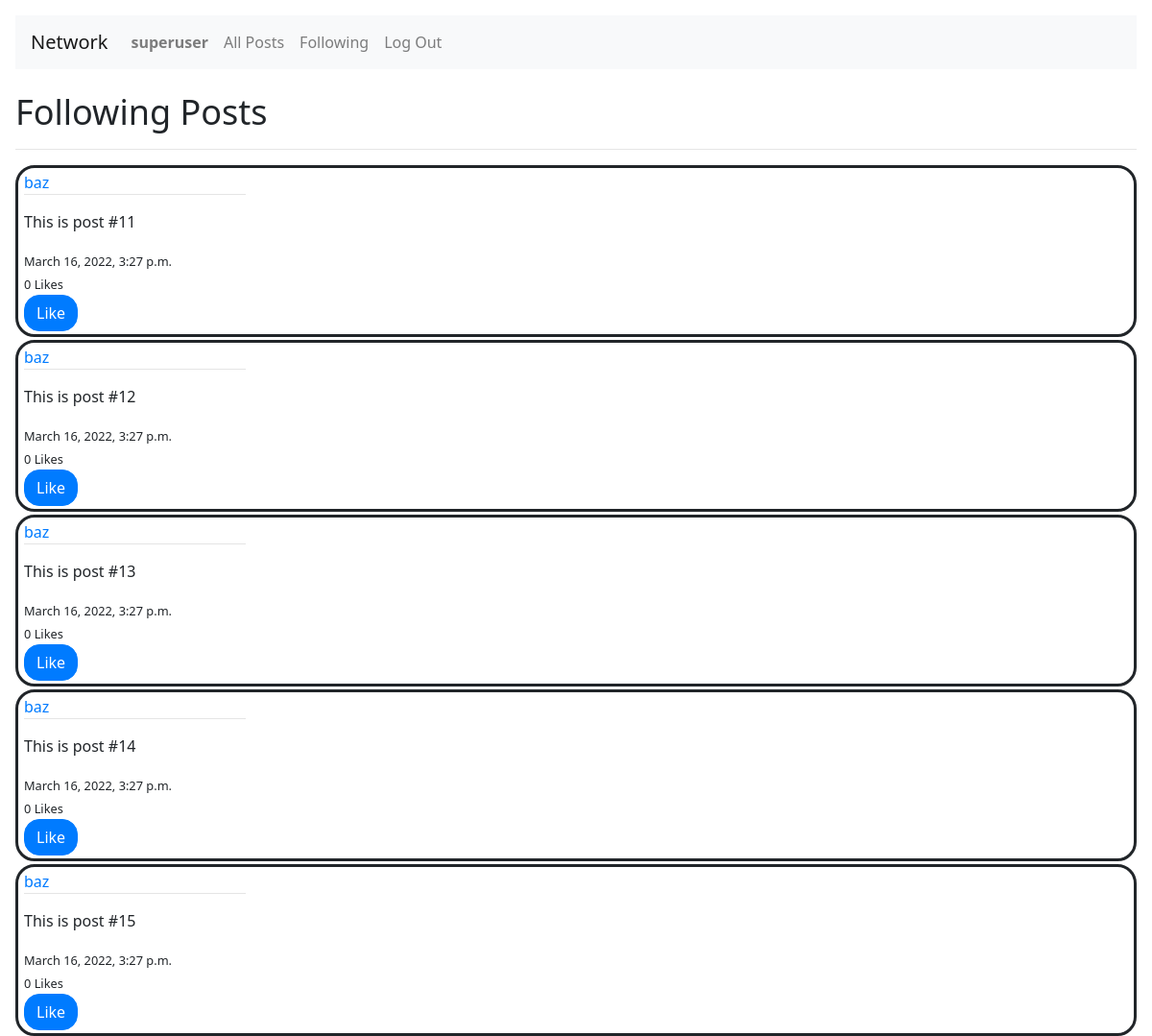
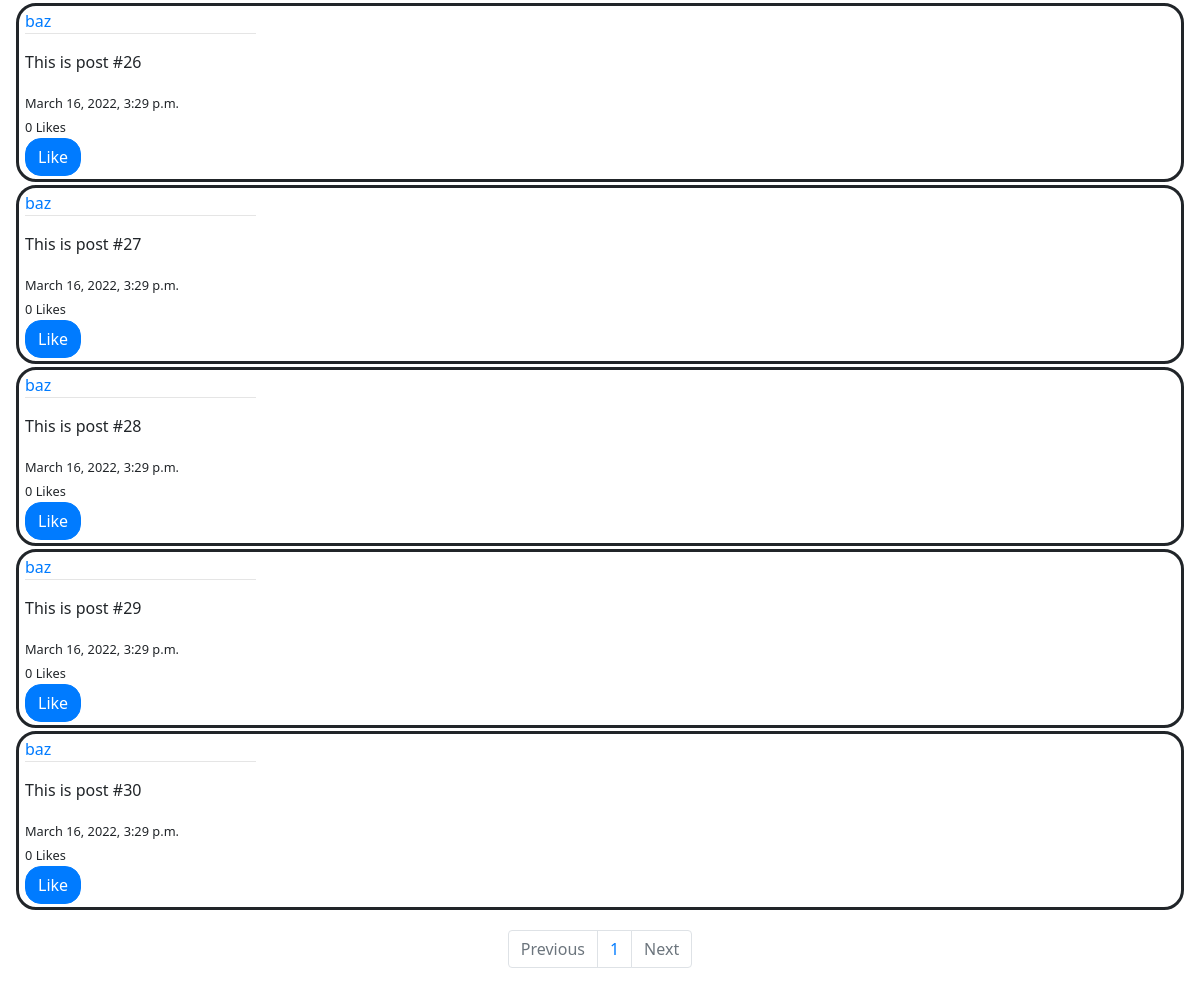
The app's page /following (signed in) with its own data (2 pictures, top to bottom).
### network/models.py (models this page shows)
class User(AbstractUser):
    followers = models.ManyToManyField('self', blank=True, symmetrical=False)
    following = models.ManyToManyField('self', blank=True, symmetrical=False, related_name="followed_by")

class Post(models.Model):
    user = models.ForeignKey(User, on_delete=models.CASCADE, related_name="posts")
    content = models.TextField(max_length=512)
    date = models.DateTimeField(auto_now_add=True)
    likes = models.ManyToManyField(User)

### network/views.py (the view)
# urls.py: path("following", views.following_page, name="following"),
def following_page(request, page_number=1):
    visitor = request.user
    posts = []
    for user in visitor.following.all():
        for post in user.posts.all():
            posts.append(post)
    p = Paginator(posts, 10)
    current_page = p.page(page_number)
    page_posts = current_page.object_list
    return render(request, "network/following.html", {
        "posts": page_posts,
        "num_pages": p.num_pages,
        "current_page": current_page,
        "has_next": current_page.has_next(),
        "has_prev": current_page.has_previous(),
        "next_num": current_page.next_page_number,
        "prev_num": current_page.previous_page_number,
        "p": p,
    })

### network/templates/network/following.html (shortened to what this page needs)
{% extends "network/layout.html" %}
{% load static %}
{% block body %}
    {% if user.is_authenticated %}
        <h1 style="font-size: 36px;">Following Posts</h1><hr>
        {% for post in posts %}
            <div class="posts" style="position: relative;">
                <a href="{% url 'network:profile' post.user %}">{{ post.user }}</a>
                <hr style="margin-top: 0; width: 20%; position: relative; margin-left: 0px;">
                <p class="post-content">{{ post.content }}</p>
                <small>{{ post.date }}</small><br>
                <small><span class="post-likes">{{ post.likes.all.count }}</span> Likes</small><br>
                {% if user in post.likes.all %}
                    <input class="btn btn-primary likeBtn" type="submit" value="Unlike" style="border-radius: 16px;">
                {% else %}
                    <input class="btn btn-primary likeBtn" type="submit" value="Like" style="border-radius: 16px;">
                {% endif %}
            </div>
        {% endfor %}
        <nav aria-label="Posts navigation" style="margin-top: 20px;">
            <ul class="pagination justify-content-center">
                {% if has_prev %}
                    <li class="page-item"><a class="page-link" href="{{ prev_num }}">Previous</a></li>
                {% else %}
                    <li class="page-item disabled"><a class="page-link" href="#" aria-disabled="true">Previous</a></li>
                {% endif %}
                {% for i in p.page_range %}
                    <li class="page-item"><a class="page-link" href="\following/{{i}}">{{i}}</a></li>
                {% endfor %}
                {% if has_next %}
                    <li class="page-item"><a class="page-link" href="{{ next_num }}">Next</a></li>
                {% else %}
                    <li class="page-item disabled"><a class="page-link" href="#" aria-disabled="true">Next</a></li>
                {% endif %}
            </ul>
        </nav>
    {% endif %}
{% endblock %}

### network/templates/network/layout.html (shortened to what this page needs)
{% load static %}
<!DOCTYPE html>
<html lang="en">
    <head>
        <link rel="stylesheet" href="https://stackpath.bootstrapcdn.com/bootstrap/4.4.1/css/bootstrap.min.css">
        <link href="{% static 'network/style.css' %}" rel="stylesheet">
    </head>
    <body>
        <nav class="navbar navbar-expand-lg navbar-light bg-light" style="margin-bottom: 2%;">
            <a class="navbar-brand" href="#">Network</a>
            <div>
              <ul class="navbar-nav mr-auto">
                {% if user.is_authenticated %}
                    <li class="nav-item">
                        <a class="nav-link" href="{% url 'network:profile' user.username %}"><strong>{{ user.username }}</strong></a>
                    </li>
                {% endif %}
                <li class="nav-item">
                  <a class="nav-link" href="{% url 'network:index' %}">All Posts</a>
                </li>
                {% if user.is_authenticated %}
                    <li class="nav-item">
                        <a class="nav-link" href="{% url 'network:following' %}">Following</a>
                    </li>
                    <li class="nav-item">
                        <a class="nav-link" href="{% url 'network:logout' %}">Log Out</a>
                    </li>
                {% endif %}
              </ul>
            </div>
          </nav>
        <div class="body">
            {% block body %}
            {% endblock %}
        </div>
    </body>
</html>

### network/static/network/style.css (style rules this page uses)
body { padding: 16px; font-family: 'Segoe UI', Tahoma, Geneva, Verdana, sans-serif; }
.posts { border: solid; padding: 3px 3px 3px 6px; border-radius: 20px; margin-bottom: 3px; }

### records on screen
User: username "superuser"
Post: user "baz", content "This is post #11", date "March 16, 2022, 3:27 p.m.", likes.all.count "0"
Post: user "baz", content "This is post #12", date "March 16, 2022, 3:27 p.m.", likes.all.count "0"
Post: user "baz", content "This is post #13", date "March 16, 2022, 3:27 p.m.", likes.all.count "0"
Post: user "baz", content "This is post #14", date "March 16, 2022, 3:27 p.m.", likes.all.count "0"
Post: user "baz", content "This is post #15", date "March 16, 2022, 3:27 p.m.", likes.all.count "0"
Post: user "baz", content "This is post #26", date "March 16, 2022, 3:29 p.m.", likes.all.count "0"
Post: user "baz", content "This is post #27", date "March 16, 2022, 3:29 p.m.", likes.all.count "0"
Post: user "baz", content "This is post #28", date "March 16, 2022, 3:29 p.m.", likes.all.count "0"
Post: user "baz", content "This is post #29", date "March 16, 2022, 3:29 p.m.", likes.all.count "0"
Post: user "baz", content "This is post #30", date "March 16, 2022, 3:29 p.m.", likes.all.count "0"

### other values on screen
{{ i }} "1"
